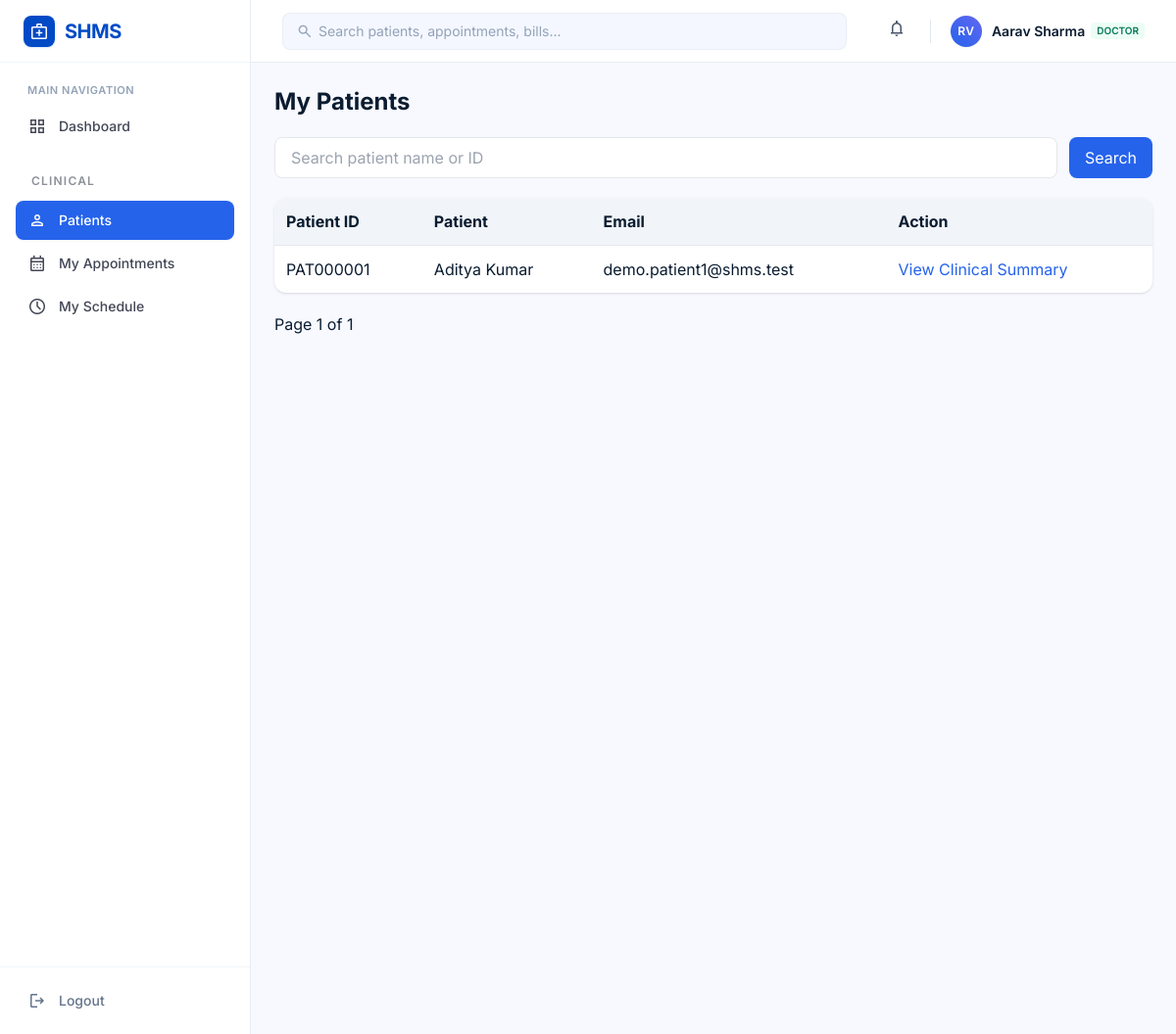
/doctors/my-patients/ (signed in), run on the app's committed database.
### accounts/models.py (models this page shows, shortened)
class User(AbstractUser):
    email = models.EmailField(unique=True)
    role = models.CharField(
        max_length=20,
        choices=UserRole.choices,
        default=UserRole.PATIENT,
    )
    phone_number = models.CharField(
        max_length=15,
        blank=True,
    )
    profile_picture = models.ImageField(
        upload_to="profile_pictures/",
        blank=True,
        null=True,
    )
    created_at = models.DateTimeField(
        auto_now_add=True,
    )
    updated_at = models.DateTimeField(
        auto_now=True,
    )
    objects = CustomUserManager()
    USERNAME_FIELD = "email"
    REQUIRED_FIELDS = ["username"]
    class Meta:
        db_table = "users"
        verbose_name = "User"
        verbose_name_plural = "Users"

### patients/models.py (models this page shows, shortened)
class Patient(models.Model):
    user = models.OneToOneField(
        settings.AUTH_USER_MODEL,
        on_delete=models.CASCADE,
        related_name="patient_profile",
    )
    patient_id = models.CharField(
        max_length=20,
        unique=True,
        blank=True,
    )
    date_of_birth = models.DateField()
    gender = models.CharField(
        max_length=10,
        choices=GenderChoices.choices,
    )
    blood_group = models.CharField(
        max_length=5,
        choices=BloodGroupChoices.choices,
    )
    emergency_contact = models.CharField(
        max_length=15,
    )
    address = models.TextField()
    city = models.CharField(
        max_length=100,
    )
    state = models.CharField(
        max_length=100,
    )
    pincode = models.CharField(
        max_length=10,
    )
    allergies = models.TextField(
        blank=True,
    )
    medical_history = models.TextField(
        blank=True,
    )
    created_at = models.DateTimeField(
        auto_now_add=True,
    )
    updated_at = models.DateTimeField(
        auto_now=True,
    )
    class Meta:
        db_table = "patients"
        verbose_name = "Patient"
        verbose_name_plural = "Patients"

### doctors/views.py (the view, shortened to what this page needs)
@role_required(UserRole.DOCTOR)
def my_patients(request):
    doctor = get_object_or_404(
        Doctor,
        user=request.user,
    )
    search = request.GET.get("search", "").strip()
    patients = (
        Patient.objects
        .filter(appointments__doctor=doctor)
        .select_related("user")
        .distinct()
        .order_by("user__first_name", "user__last_name")
    )
    page_obj = Paginator(patients, 10).get_page(
        request.GET.get("page")
    )
    return render(
        request,
        "doctors/my_patients.html",
        {
            "page_obj": page_obj,
            "search": search,
        },
    )

### templates/doctors/my_patients.html (shortened to what this page needs)
{% extends "base.html" %}
{% block content %}
<div class="p-lg space-y-5">
<h1 class="text-2xl font-bold">My Patients</h1>
<form method="get" class="flex gap-3">
    <input type="search"
           name="search"
           value="{{ search }}"
           placeholder="Search patient name or ID"
           class="flex-1 border rounded-lg px-4 py-2">
    <button type="submit"
            class="px-4 py-2 bg-blue-600 text-white rounded-lg">
        Search
    </button>
</form>
<div class="bg-white rounded-xl shadow overflow-x-auto">
    <table class="w-full text-left">
        <thead class="bg-slate-100">
            <tr>
                <th class="p-3">Patient ID</th>
                <th class="p-3">Patient</th>
                <th class="p-3">Email</th>
                <th class="p-3">Action</th>
            </tr>
        </thead>
        <tbody>
            {% for patient in page_obj %}
            <tr class="border-t">
                <td class="p-3">{{ patient.patient_id }}</td>
                <td class="p-3">
                    {{ patient.user.get_full_name }}
                </td>
                <td class="p-3">{{ patient.user.email }}</td>
                <td class="p-3">
                    <a class="text-blue-600 hover:underline"
                       href="{% url 'doctors:patient-summary' patient.pk %}">
                        View Clinical Summary
                    </a>
                </td>
            </tr>
            {% empty %}
            <tr>
                <td colspan="4" class="p-5 text-center">
                    No assigned patients found.
                </td>
            </tr>
            {% endfor %}
        </tbody>
    </table>
</div>
<div class="flex gap-4">
    <span>
        Page {{ page_obj.number }} of {{ page_obj.paginator.num_pages }}
    </span>
</div>
</div>
{% endblock %}

### templates/includes/header.html (shortened to what this page needs)
<header
    class="sticky top-0 z-30 h-16 bg-surface-container-lowest/90 backdrop-blur-md border-b border-slate-200/80 px-4 sm:px-6 lg:px-8 flex items-center justify-between gap-4 no-print">
    <div class="flex items-center gap-3 flex-1 max-w-xl">
        <form action="{% url 'core:search' %}" class="relative w-full max-w-xl hidden sm:block" method="get" role="search">
            <span
                class="material-symbols-outlined absolute left-3.5 top-1/2 -translate-y-1/2 text-slate-400 text-[18px] pointer-events-none">search</span>
            <input
                class="w-full pl-9 pr-4 py-2 bg-surface-container-low/70 border border-slate-200/60 rounded-lg text-sm text-on-surface placeholder:text-slate-400 focus:outline-none focus:ring-2 focus:ring-primary/20 focus:border-primary transition-all"
                id="header-search" name="q" value="{{ request.GET.q|default:'' }}"
                maxlength="100" placeholder="Search patients, appointments, bills..." type="search" required />
        </form>
    </div>
    <div class="flex items-center gap-2 sm:gap-4">
        <div class="relative">
            <button aria-label="Notifications{% if unread_notification_count %}, {{ unread_notification_count }} unread{% endif %}"
                aria-controls="notification-panel" aria-expanded="false"
                data-notification-ids="{{ recent_activity_ids|join:',' }}"
                id="notification-button"
                class="relative p-2 rounded-lg text-slate-600 hover:bg-surface-container-low hover:text-on-surface transition-colors">
                <span class="material-symbols-outlined text-[20px]">notifications</span>
            </button>
        </div>
        <div class="flex items-center gap-2.5 pl-1">
            <div
                class="w-8 h-8 rounded-full bg-gradient-to-tr from-blue-600 to-indigo-500 text-white flex items-center justify-center font-semibold text-xs tracking-wider shadow-sm">
                RV
            </div>
            <div class="hidden sm:flex flex-col text-left leading-tight">
                <div class="flex items-center gap-1.5">
                    <span class="text-sm font-semibold text-on-surface">{{ user.get_full_name|default:user.username }}</span>
                    <span
                        class="px-1.5 py-0.5 rounded text-[10px] font-semibold bg-emerald-50 text-emerald-700">{{ user.role|default:"User" }}</span>
                </div>
            </div>
        </div>
    </div>
</header>

### data on the page
User: get_full_name "Aarav Sharma", role "DOCTOR"
Patient: patient_id "PAT000001", user.get_full_name "Aditya Kumar", user.email "demo.patient1@shms.test"

### other printed values
{{ page_obj.number }} "1"
{{ page_obj.paginator.num_pages }} "1"
